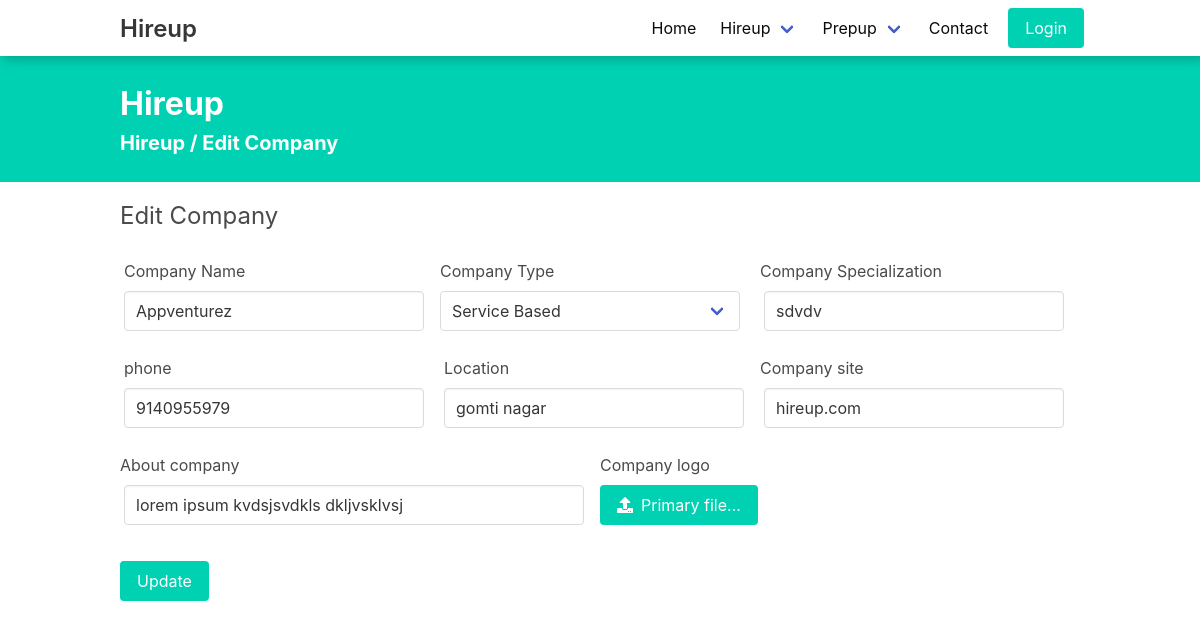
/edit-company/1/, run on an earlier commit of the app's database.
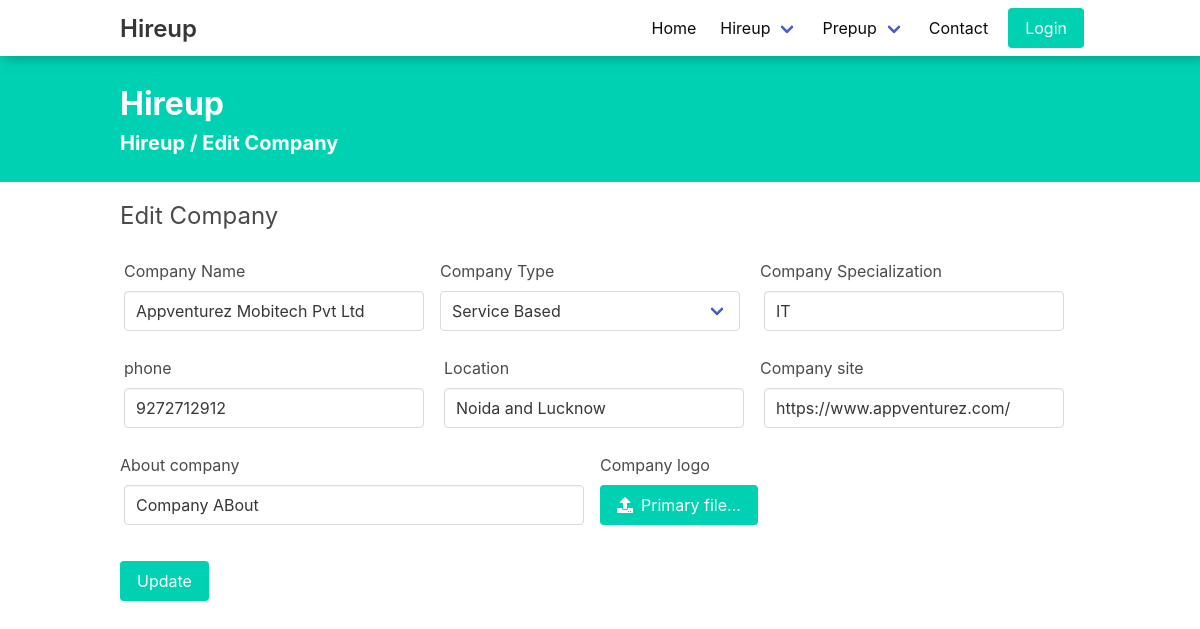
And on a later commit of the database.
### HireApp/models.py (models this page shows)
class CompanyProfile(models.Model):
    company_name = models.CharField(max_length=255, null=True)
    company_type = models.CharField(max_length=30, null=True)
    company_specialization = models.CharField(max_length=30, null=True)
    phone = models.CharField(max_length=20, null=True)
    company_logo = models.ImageField(upload_to="company_logo", null=True)
    about_company = models.TextField(null=True)
    company_site = models.CharField(max_length=100, null=True)
    location = models.CharField(max_length=200, null=True, blank=True)

### UserApp/views.py (the view, shortened to what this page needs)
# urls.py: path('edit-company/<int:id>/', editCompany, name="editCompany"),
def editCompany(request, id=None):
    if id == None:
        return render(request, 'users/editCompany.html', {'button': 'Save', 'page': 'Add'})
    else:
        companyProfile = CompanyProfile.objects.filter(id=id).first()
        return render(request, 'users/editCompany.html', {'data': companyProfile, 'button': 'Update', 'page': 'Edit'})

### templates/users/editCompany.html (shortened to what the changed rows need)
{% extends "layout.html" %} {% load static %} {% block css %}
<link rel="stylesheet" href="{% static 'css/prepup/index.css' %}" />
<link rel="stylesheet" href="{% static 'css/hireup/createJob.css' %}" />
<link
  rel="stylesheet"
  href="https://cdnjs.cloudflare.com/ajax/libs/font-awesome/4.7.0/css/font-awesome.min.css"
/>
<link
  rel="stylesheet"
  href="https://use.fontawesome.com/releases/v5.8.1/css/all.css"
/>
{% endblock %} {% block body %}
<div class="has-background-primary set">
  <div class="container py-5">
    <h1 class="is-size-3 has-text-white m-0"><b>Hireup</b></h1>
    <h2 class="is-size-5 has-text-white"><b>Hireup / {{ page }} Company</b></h2>
  </div>
</div>
<section class="section container set">
  <h2 class="is-size-4 mb-3">{{ page }} Company</h2>
  <form class="editCompany" method="post" enctype="multipart/form-data">
    <div class="field is-horizontal">
      <div class="field-body">
        <div class="field">
          <p class="control is-expanded is-fullwidth">
            <input
              class="input mx-1"
              type="text"
              placeholder="Company Title"
              name="company_name"
              id="company_name"
              value="{{ data.company_name }}"
              required
            />
          </p>
        </div>
      </div>
      <div class="field-body">
        <div class="field">
          <p class="control is-expanded select is-fullwidth">
            <select id="selectbasic-0" name="company_type" class="is-large">
              <option value="Service Based"  {% if data.company_type == 'Service Based' %} selected {% endif %} >Service Based</option>
            </select>
          </p>
        </div>
      </div>
      <div class="field-body">
        <div class="field">
          <p class="control is-expanded is-fullwidth">
            <input
              class="input mx-1"
              type="text"
              placeholder="Company Specialization"
              name="company_specialization"
              id="company_specialization"
              value="{{ data.company_specialization }}"
              required
            />
          </p>
        </div>
      </div>
    </div>
    <div class="field is-horizontal">
      <div class="field-body">
        <div class="field">
          <p class="control is-expanded is-fullwidth">
            <input
              class="input mx-1"
              type="text"
              placeholder="phone"
              name="phone"
              id="phone"
              value="{{ data.phone }}"
              required
            />
          </p>
        </div>
      </div>
      <div class="field-body">
        <div class="field">
          <p class="control is-expanded is-fullwidth">
            <input
              class="input mx-1"
              type="text"
              placeholder="e.g., Lucknow,India"
              name="location"
              id="location"
              value="{{ data.location }}"
              required
            />
          </p>
        </div>
      </div>
      <div class="field-body">
        <div class="field">
          <p class="control is-expanded is-fullwidth">
            <input
              class="input mx-1"
              type="text"
              placeholder="Company site"
              name="company_site"
              id="company_site"
              value="{{ data.company_site }}"
              required
            />
          </p>
        </div>
      </div>
    </div>
    <div class="field is-horizontal">
      <div class="field-body">
        <div class="field">
          <p class="control is-expanded is-fullwidth">
            <input
              class="input mx-1"
              type="text"
              placeholder="About company"
              name="about_company"
              id="about_company"
              value="{{ data.about_company }}"
              required
            />
          </p>
        </div>
      </div>
    </div>
    <br />
  </form>
</section>
{% endblock %} {% block script %} {% endblock %}

What changed in the data, as far as the page shows it:
changed CompanyProfile: company_name "Appventurez" → "Appventurez Mobitech Pvt Ltd"; company_type (not shown) → "Service Based"; company_specialization "sdvdv" → "IT"; phone "9140955979" → "9272712912"; location "gomti nagar" → "Noida and Lucknow"; company_site "hireup.com" → "https://www.appventurez.com/"; about_company "lorem ipsum kvdsjsvdkls dkljvsklvsj" → "Company ABout"
Also different on the page:
form field company_type: "Service Based" → (not shown)
